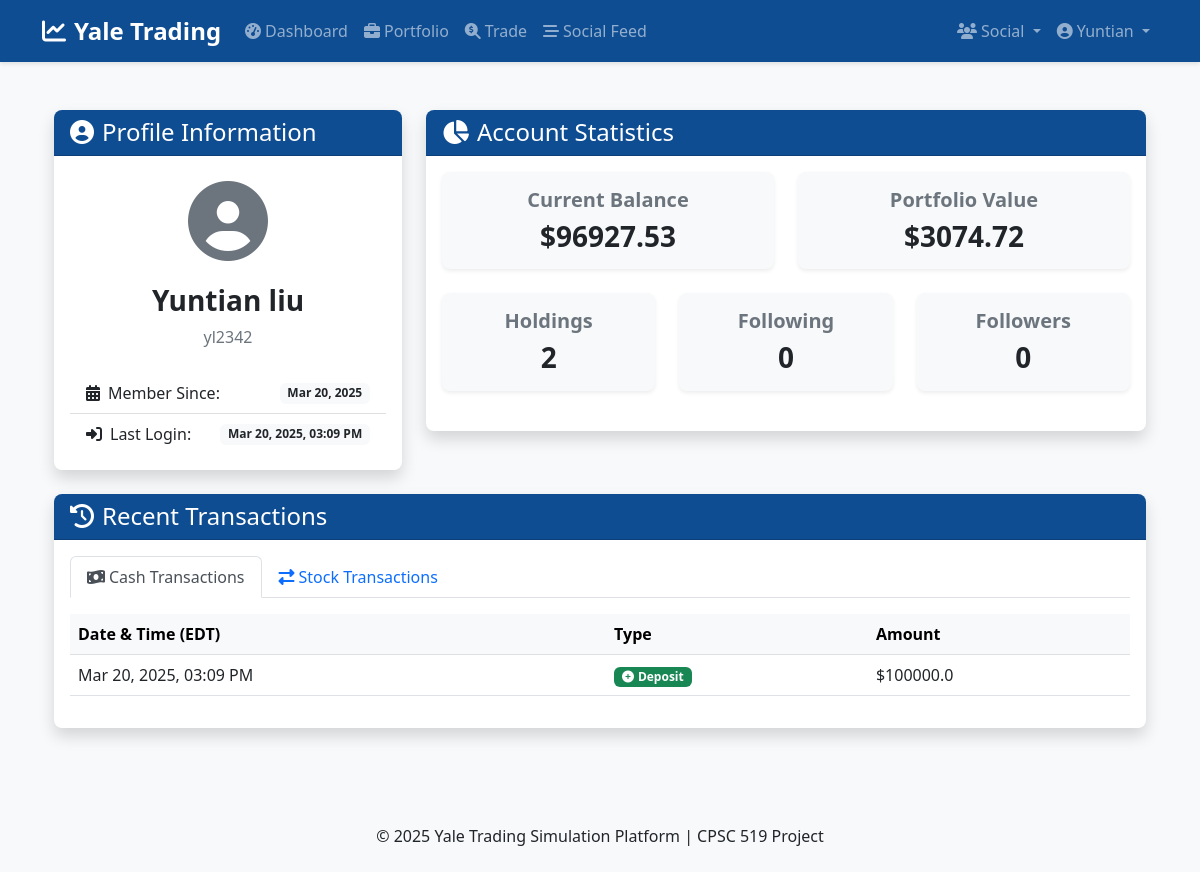
Screenshot of /profile (signed in) with the database file from the repository.
### app/models/user.py (models this page shows, shortened)
class User(db.Model, UserMixin):
    id = db.Column(db.Integer, primary_key=True)
    net_id = db.Column(db.String(20), unique=True, nullable=False)
    password_hash = db.Column(db.String(128), nullable=False)
    first_name = db.Column(db.String(50), nullable=False)
    last_name = db.Column(db.String(50), nullable=False)
    balance = db.Column(db.Float, default=0.0)
    created_at_edt = db.Column(db.DateTime, default=datetime.now(zoneinfo.ZoneInfo("America/New_York")))
    last_login_edt = db.Column(db.DateTime, default=datetime.now(zoneinfo.ZoneInfo("America/New_York")))
    is_active = db.Column(db.Boolean, default=True)
    portfolio = db.relationship('StockHolding', backref='user', lazy=True)
    transactions = db.relationship('Transaction', backref='user', lazy=True)
    cash_transactions = db.relationship('CashTransaction', backref='user', lazy=True)
    posts = db.relationship('TradingPost', backref='author', lazy=True)
    comments = db.relationship('Comment', backref='author', lazy=True)
    followed = db.relationship(
        'User', secondary=followers,
        primaryjoin=(followers.c.follower_id == id),
        secondaryjoin=(followers.c.followed_id == id),
        backref=db.backref('followers', lazy='dynamic'), lazy='dynamic'
    )
    def get_portfolio_value(self):
        total_value = 0.0
        for holding in self.portfolio:
            total_value += holding.quantity * holding.current_price
        return total_value

### app/models/stock.py (models this page shows, shortened)
class StockHolding(db.Model):
    id = db.Column(db.Integer, primary_key=True)
    user_id = db.Column(db.Integer, db.ForeignKey('user.id'), nullable=False)
    ticker = db.Column(db.String(10), nullable=False)
    company_name = db.Column(db.String(100), nullable=False)
    quantity = db.Column(db.Float, nullable=False, default=0)
    average_buy_price = db.Column(db.Float, nullable=False)
    current_price = db.Column(db.Float, nullable=False)
    last_updated = db.Column(db.DateTime, default=datetime.utcnow, onupdate=datetime.utcnow)

class CashTransaction(db.Model):
    id = db.Column(db.Integer, primary_key=True)
    user_id = db.Column(db.Integer, db.ForeignKey('user.id'), nullable=False)
    transaction_type = db.Column(db.String(10), nullable=False)  # 'deposit' or 'withdraw'
    amount = db.Column(db.Float, nullable=False)
    timestamp = db.Column(db.DateTime, default=datetime.now(zoneinfo.ZoneInfo("America/New_York")))

### app/controllers/auth.py (the view)
@auth_bp.route('/profile', methods=['GET'])
@login_required
def profile():
    return render_template('auth/profile.html', title='My Profile')

### app/models/user.py (called while the page is built)
@login_manager.user_loader
def load_user(user_id):
    return User.query.get(int(user_id))

### app/templates/auth/profile.html (shortened to what this page needs)
{% extends "layout.html" %}
{% block content %}
<div class="container py-4">
    <div class="row">
        <div class="col-lg-4 mb-4">
            <div class="card shadow">
                <div class="card-header bg-primary text-white">
                    <h2 class="h4 mb-0"><i class="fas fa-user-circle me-2"></i>Profile Information</h2>
                </div>
                <div class="card-body">
                    <div class="text-center mb-4">
                        <div class="display-1 text-muted mb-3">
                            <i class="fas fa-user-circle"></i>
                        </div>
                        <h3>{{ current_user.first_name }} {{ current_user.last_name }}</h3>
                        <p class="text-muted">{{ current_user.net_id }}</p>
                    </div>
                    <div class="list-group list-group-flush">
                        <div class="list-group-item d-flex justify-content-between align-items-center">
                            <span><i class="fas fa-calendar-alt me-2"></i>Member Since:</span>
                            <span class="badge bg-light text-dark">{{ current_user.created_at_edt.strftime('%b %d, %Y') }}</span>
                        </div>
                        <div class="list-group-item d-flex justify-content-between align-items-center">
                            <span><i class="fas fa-sign-in-alt me-2"></i>Last Login:</span>
                            <span class="badge bg-light text-dark">{{ current_user.last_login_edt.strftime('%b %d, %Y, %I:%M %p') }}</span>
                        </div>
                    </div>
                </div>
            </div>
        </div>
        <div class="col-lg-8 mb-4">
            <div class="card shadow">
                <div class="card-header bg-primary text-white">
                    <h2 class="h4 mb-0"><i class="fas fa-chart-pie me-2"></i>Account Statistics</h2>
                </div>
                <div class="card-body">
                    <div class="row">
                        <div class="col-md-6 mb-4">
                            <div class="card bg-light">
                                <div class="card-body text-center">
                                    <h5 class="text-muted">Current Balance</h5>
                                    <h3 class="mb-0">${{ current_user.balance|round(2) }}</h3>
                                </div>
                            </div>
                        </div>
                        <div class="col-md-6 mb-4">
                            <div class="card bg-light">
                                <div class="card-body text-center">
                                    <h5 class="text-muted">Portfolio Value</h5>
                                    <h3 class="mb-0">${{ current_user.get_portfolio_value()|round(2) }}</h3>
                                </div>
                            </div>
                        </div>
                    </div>
                    <div class="row">
                        <div class="col-md-4 mb-4">
                            <div class="card bg-light">
                                <div class="card-body text-center">
                                    <h5 class="text-muted">Holdings</h5>
                                    <h3 class="mb-0">{{ current_user.portfolio|length }}</h3>
                                </div>
                            </div>
                        </div>
                        <div class="col-md-4 mb-4">
                            <div class="card bg-light">
                                <div class="card-body text-center">
                                    <h5 class="text-muted">Following</h5>
                                    <h3 class="mb-0">{{ current_user.followed.count() }}</h3>
                                </div>
                            </div>
                        </div>
                        <div class="col-md-4 mb-4">
                            <div class="card bg-light">
                                <div class="card-body text-center">
                                    <h5 class="text-muted">Followers</h5>
                                    <h3 class="mb-0">{{ current_user.followers.count() }}</h3>
                                </div>
                            </div>
                        </div>
                    </div>
                </div>
            </div>
        </div>
    </div>
    <div class="row">
        <div class="col-12">
            <div class="card shadow">
                <div class="card-header bg-primary text-white">
                    <h2 class="h4 mb-0"><i class="fas fa-history me-2"></i>Recent Transactions</h2>
                </div>
                <div class="card-body">
                    <ul class="nav nav-tabs mb-3" id="transactionTabs" role="tablist">
                        <li class="nav-item" role="presentation">
                            <button class="nav-link active" id="cash-tab" data-bs-toggle="tab" data-bs-target="#cash" type="button" role="tab">
                                <i class="fas fa-money-bill-wave me-1"></i>Cash Transactions
                            </button>
                        </li>
                        <li class="nav-item" role="presentation">
                            <button class="nav-link" id="stock-tab" data-bs-toggle="tab" data-bs-target="#stock" type="button" role="tab">
                                <i class="fas fa-exchange-alt me-1"></i>Stock Transactions
                            </button>
                        </li>
                    </ul>
                    <div class="tab-content" id="transactionTabsContent">
                        <div class="tab-pane fade show active" id="cash" role="tabpanel" aria-labelledby="cash-tab">
                            {% if current_user.cash_transactions %}
                                <div class="table-responsive">
                                    <table class="table table-hover">
                                        <thead class="table-light">
                                            <tr>
                                                <th>Date & Time (EDT)</th>
                                                <th>Type</th>
                                                <th>Amount</th>
                                            </tr>
                                        </thead>
                                        <tbody>
                                            {% for transaction in current_user.cash_transactions|sort(attribute='timestamp', reverse=true) %}
                                                {% if loop.index <= 10 %}
                                                <tr>
                                                    <td>{{ transaction.timestamp.strftime('%b %d, %Y, %I:%M %p') }}</td>
                                                    <td>
                                                        {% if transaction.transaction_type == 'deposit' %}
                                                            <span class="badge bg-success"><i class="fas fa-plus-circle me-1"></i>Deposit</span>
                                                        {% else %}
                                                            <span class="badge bg-warning text-dark"><i class="fas fa-minus-circle me-1"></i>Withdrawal</span>
                                                        {% endif %}
                                                    </td>
                                                    <td>${{ transaction.amount|round(2) }}</td>
                                                </tr>
                                                {% endif %}
                                            {% endfor %}
                                        </tbody>
                                    </table>
                                </div>
                            {% else %}
                                <div class="alert alert-info">
                                    <i class="fas fa-info-circle me-2"></i>No cash transactions found.
                                </div>
                            {% endif %}
                        </div>
                    </div>
                </div>
            </div>
        </div>
    </div>
</div>
{% endblock %}

### app/templates/layout.html (shortened to what this page needs)
<!DOCTYPE html>
<html lang="en">
<head>
    <link href="https://cdn.jsdelivr.net/npm/bootstrap@5.2.3/dist/css/bootstrap.min.css" rel="stylesheet">
    <link rel="stylesheet" href="https://cdnjs.cloudflare.com/ajax/libs/font-awesome/6.3.0/css/all.min.css">
    <link rel="stylesheet" href="{{ url_for('static', filename='css/main.css') }}">
</head>
<body>
    <header>
        <nav class="navbar navbar-expand-lg navbar-dark bg-primary">
            <div class="container">
                <a class="navbar-brand" href="{{ url_for('main.home') }}">
                    <i class="fas fa-chart-line me-2"></i>Yale Trading
                </a>
                <div class="collapse navbar-collapse" id="navbarNav">
                    <ul class="navbar-nav me-auto">
                        {% if current_user.is_authenticated %}
                            <li class="nav-item">
                                <a class="nav-link" href="{{ url_for('main.dashboard') }}">
                                    <i class="fas fa-tachometer-alt me-1"></i>Dashboard
                                </a>
                            </li>
                            <li class="nav-item">
                                <a class="nav-link" href="{{ url_for('trading.portfolio') }}">
                                    <i class="fas fa-briefcase me-1"></i>Portfolio
                                </a>
                            </li>
                            <li class="nav-item">
                                <a class="nav-link" href="{{ url_for('trading.stock_search') }}">
                                    <i class="fas fa-search-dollar me-1"></i>Trade
                                </a>
                            </li>
                            <li class="nav-item">
                                <a class="nav-link" href="{{ url_for('social.feed') }}">
                                    <i class="fas fa-stream me-1"></i>Social Feed
                                </a>
                            </li>
                        {% endif %}
                    </ul>
                    <ul class="navbar-nav">
                        {% if current_user.is_authenticated %}
                            <li class="nav-item dropdown">
                                <a class="nav-link dropdown-toggle" href="#" id="socialDropdown" role="button" data-bs-toggle="dropdown">
                                    <i class="fas fa-users me-1"></i>Social
                                </a>
                            </li>
                            <li class="nav-item dropdown">
                                <a class="nav-link dropdown-toggle" href="#" id="userDropdown" role="button" data-bs-toggle="dropdown">
                                    <i class="fas fa-user-circle me-1"></i>{{ current_user.first_name }}
                                </a>
                            </li>
                        {% endif %}
                    </ul>
                </div>
            </div>
        </nav>
    </header>
    <main class="container mt-4 mb-5">
        {% block content %}{% endblock %}
    </main>
    <footer class="bg-light py-4 mt-auto">
        <div class="container text-center">
            <p class="mb-0">&copy; {{ now.year }} Yale Trading Simulation Platform | CPSC 519 Project</p>
        </div>
    </footer>
</body>
</html>

### app/static/css/main.css (style rules this page uses)
body { min-height: 100vh; display: flex; flex-direction: column; background-color: #f8f9fa; }
main { flex: 1; }
h1, h2, h3, h4, h5, h6 { font-weight: 600; }
.bg-primary { background-color: #0f4d92 !important; }
a { color: #0f4d92; }
.card { border-radius: 0.5rem; overflow: hidden; border: none; box-shadow: 0 0.125rem 0.25rem rgba(0, 0, 0, 0.075); transition: transform 0.2s, box-shadow 0.2s; }
.card-header { font-weight: 600; }
.navbar { box-shadow: 0 2px 4px rgba(0, 0, 0, 0.1); }
.navbar-brand { font-weight: 700; font-size: 1.5rem; }

### rows the page displays
User: first_name "Yuntian", last_name "liu", net_id "yl2342", created_at_edt "Mar 20, 2025", last_login_edt "Mar 20, 2025, 03:09 PM", balance "96927.53"
StockHolding: get_portfolio_value "3074.72"
CashTransaction: transaction_type "deposit" (drawn)

### other values shown
{{ current_user.portfolio|length }} "2"
{{ current_user.followed.count() }} "0"
{{ current_user.followers.count() }} "0"
